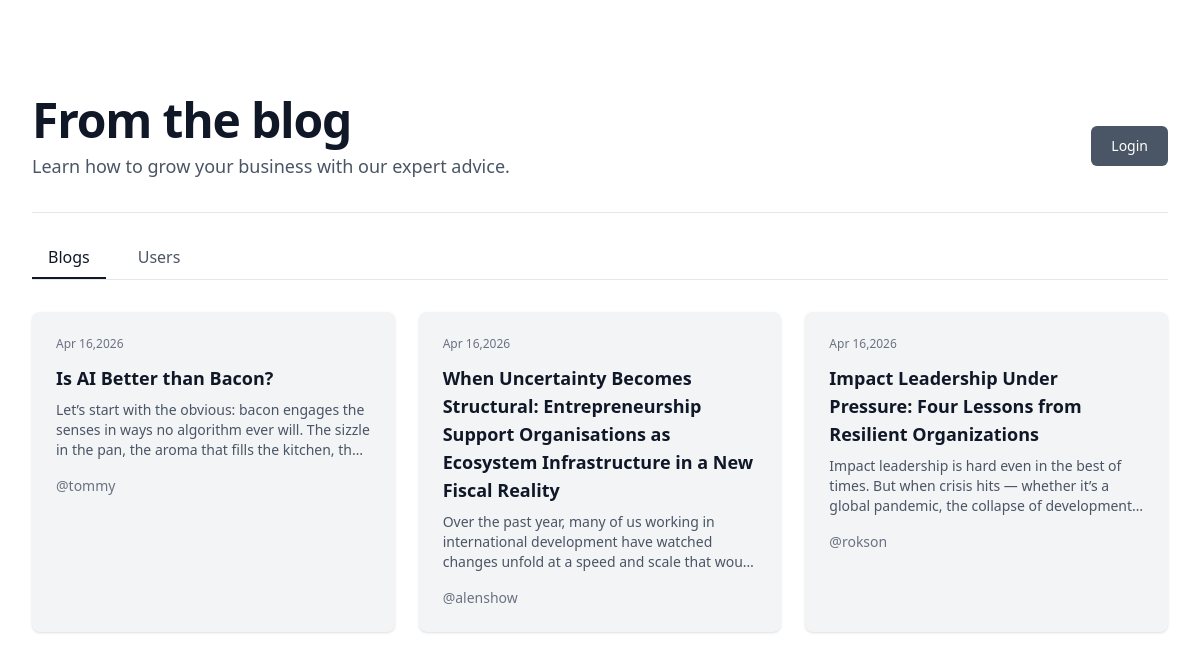
The page / on the database its author committed.
### myapp/models.py (models this page shows, shortened)
class Article(models.Model):
    article_id = models.AutoField(primary_key=True)
    created_at = models.DateTimeField(auto_now_add=True)
    slug = models.SlugField(unique=True,max_length=220, blank=True)
    title = models.CharField(max_length=200)
    content = models.TextField()
    user = models.ForeignKey(settings.AUTH_USER_MODEL, on_delete=models.CASCADE, related_name='blog')
    likes = models.ManyToManyField(
        settings.AUTH_USER_MODEL,
        related_name='liked_article',
        blank=True
    )

### accounts/models.py (models this page shows, shortened)
class User(AbstractBaseUser, PermissionsMixin):
    uuid = models.UUIDField(default=uuid.uuid4, unique=True, editable=False)
    username = models.CharField(max_length=150, unique=True)
    email = models.EmailField(
        blank=True,
        null=True,
        unique=True
    )
    first_name = models.CharField(max_length=100)
    last_name = models.CharField(max_length=100)
    is_active = models.BooleanField(default=True)
    is_staff = models.BooleanField(default=False)
    last_login = models.DateTimeField(blank=True, null=True)
    date_joined = models.DateTimeField(auto_now_add=True)
    objects = UserManager()
    USERNAME_FIELD = 'username'
    REQUIRED_FIELDS = ['first_name', 'last_name']

### myapp/views.py (the view)
# urls.py: path('', views.blog_list_view, name='home'),
@require_GET
def blog_list_view(request):
    articles = Article.objects.all()
    users = User.objects.all()
    placeholder_users = []
    for user in users:
        placeholder_users.append({'username':user.username, 'fullname': f'{user.first_name} {user.last_name}'})
    return render(request, 'web/home.html',{'articles':articles,'placeholder_users': placeholder_users})

### myapp/templates/web/home.html (shortened to what this page needs)
{% extends "layout.html" %}
{% block content %}
<div class="bg-white py-16 sm:py-24">
  <div class="mx-auto max-w-7xl px-6 lg:px-8">
    <div class="flex flex-col sm:flex-row items-center justify-between gap-6 sm:gap-8 mb-8">
      <div class="text-center sm:text-left flex-1">
        <h2 class="text-4xl font-semibold tracking-tight text-gray-900 sm:text-5xl">
          From the blog
        </h2>
        <p class="mt-2 text-lg text-gray-600">
          Learn how to grow your business with our expert advice.
        </p>
      </div>
      <div class="flex flex-col items-center sm:items-end text-center sm:text-right">
        {% if user.is_authenticated %}
        <a href="{% url "profile" user.username %}">
          <h3 class="text-xl sm:text-2xl font-semibold text-gray-900">
            {{user.full_name}}
          </h3>
          <p class="text-gray-500">@{{user.username}}</p>
        </a>
        <div class="mt-4 flex flex-wrap justify-center sm:justify-end gap-3">
          <a href="{% url "createBlog" %}"
            class="py-2.5 px-5 text-sm font-medium text-gray-900 focus:outline-none bg-white rounded-full border border-gray-200 hover:bg-gray-100 focus:ring-4 focus:ring-gray-100">
            + Add Blog
          </a>
          <form action="{% url "logout" %}" method="post">
            {% csrf_token %}
            <button type="submit" class="bg-gray-600 text-white text-sm font-medium py-2.5 px-5 rounded-md">Logout</button>
          </form>
        </div>
        {% else %}
        <div class="mt-4 flex flex-wrap justify-center sm:justify-end gap-3">
          <a href="{% url "login" %}"
            class="bg-gray-600 text-white text-sm font-medium py-2.5 px-5 rounded-md">
            Login
          </a>
        </div>
        {% endif %}
      </div>
    </div>
    <hr class="border-gray-200 mb-6">
    <div class="flex justify-start gap-4 mb-8 border-b border-gray-200">
      <button id="blogsTab" class="tab-button px-4 py-2 font-medium border-b-2 border-gray-900 text-gray-900">
        Blogs
      </button>
      <button id="usersTab" class="tab-button px-4 py-2 font-medium border-b-2 border-transparent text-gray-600 hover:text-gray-900">
        Users
      </button>
    </div>
    <div id="blogsSection" class="grid grid-cols-1 sm:grid-cols-2 lg:grid-cols-3 gap-6">
      {% for article in articles %}
      <article class="flex flex-col bg-gray-100 p-6 rounded-lg shadow-sm hover:shadow-md transition">
        <time datetime="2020-03-16" class="text-gray-500 text-xs">{{article.created_at|date:"M j,Y"}}</time>
        <h3 class="mt-3 text-lg font-semibold text-gray-900">
          <a href="{% url "blog" article.slug %}">{{article.title}}</a>
        </h3>
        <p class="mt-2 text-gray-600 text-sm line-clamp-3">{{article.content}}</p>
        <a href='{% url "profile" article.user.username %}' class="mt-4 text-gray-500 text-sm">@{{article.user.username}}</a>
      </article>
      {% endfor %}
    </div>
  </div>
</div>
{% endblock %}

### templates/layout.html (shortened to what this page needs)
<!DOCTYPE html>
<html lang="en">
<head>
    <script src="https://cdn.jsdelivr.net/npm/@tailwindcss/browser@4"></script>
    <link rel="stylesheet" href="https://cdnjs.cloudflare.com/ajax/libs/font-awesome/7.0.1/css/all.min.css" />
</head>
<body class="bg-white text-gray-900">
    {% block content %}{% endblock %}
</body>
</html>

### rows shown on the page
Article: created_at "Apr 16,2026", title "Is AI Better than Bacon?", content "Let’s start with the obvious: bacon engages the senses in ways no algorithm ever will. The sizzle in the pan, the aroma that fills the kitchen,…", user.username "tommy"
Article: created_at "Apr 16,2026", title "When Uncertainty Becomes Structural: Entrepreneurship Support Organisations as Ecosystem Infrastructure in a New Fiscal Reality", content "Over the past year, many of us working in international development have watched changes unfold at a speed and scale that…", user.username "alenshow"
Article: created_at "Apr 16,2026", title "Impact Leadership Under Pressure: Four Lessons from Resilient Organizations", content "Impact leadership is hard even in the best of times. But when crisis hits — whether it’s a global pandemic, the collapse of…", user.username "rokson"
